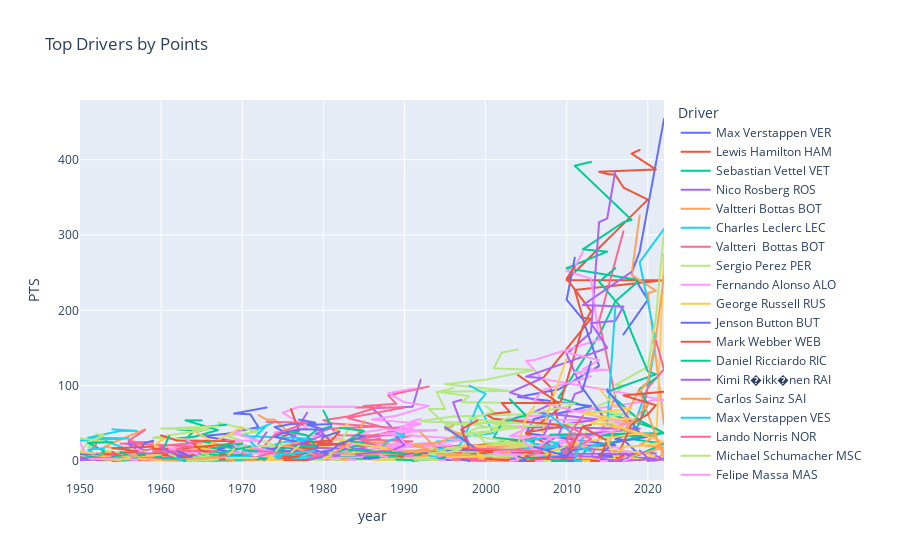

Notebook source saved alongside this figure:
### Code cell
driver_points=driver_details.groupby('Driver')['PTS'].sum().reset_index()
driver_details=driver_details.sort_values('PTS',ascending=False)
fig = px.line(driver_details, x='year', y='PTS', color='Driver', title='Top Drivers by Points')
fig.show()
